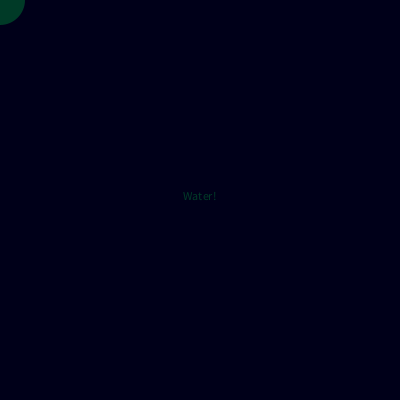
Frame 1 (no input)
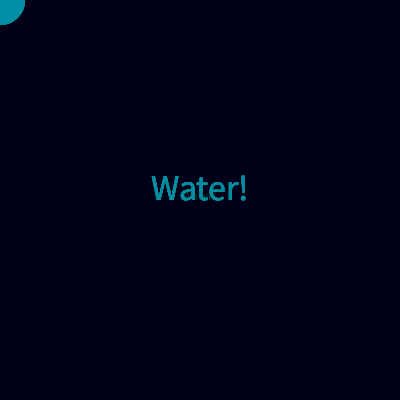
Frame 60 (the mouse pressed at the canvas centre just before this capture)
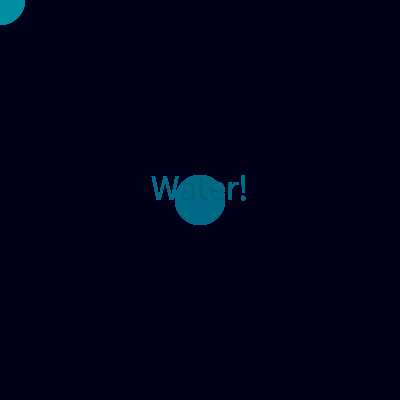
Frame 120 (the mouse held since frame 60 and released just before this capture)

The Processing sketch that drew these frames (run headless with seeded random() and noise(); from frame 60 on, the mouse is pressed at the canvas centre):

// Processing sketch: processing_62196
// ── processing_62196.pde


void setup()
{ 
  size(400, 400);
  background(0, 0, 25);
  smooth();
  frameRate(60);
  noStroke();
} 


void draw() 
{ 
  fill( 0, random(255),random(255),90);
  ellipse(mouseX, mouseY, 50, 50 );
  {textAlign(CENTER);
  text("Water!" ,200,200);
  fill(255,255,255);
  textSize(36);}
}
 
